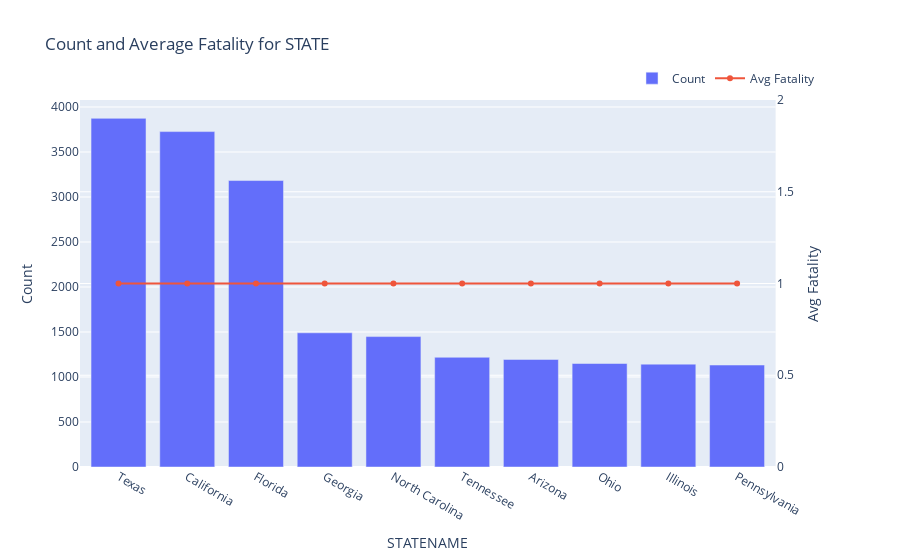
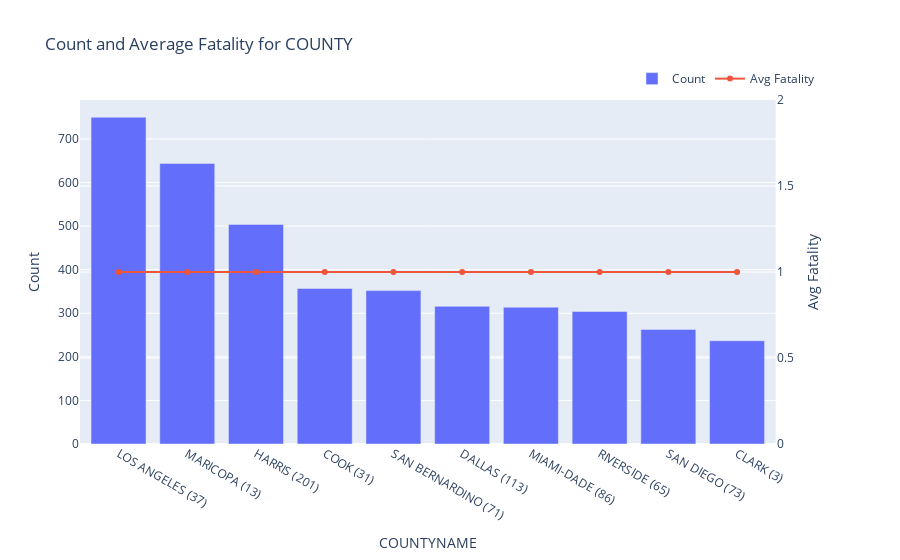
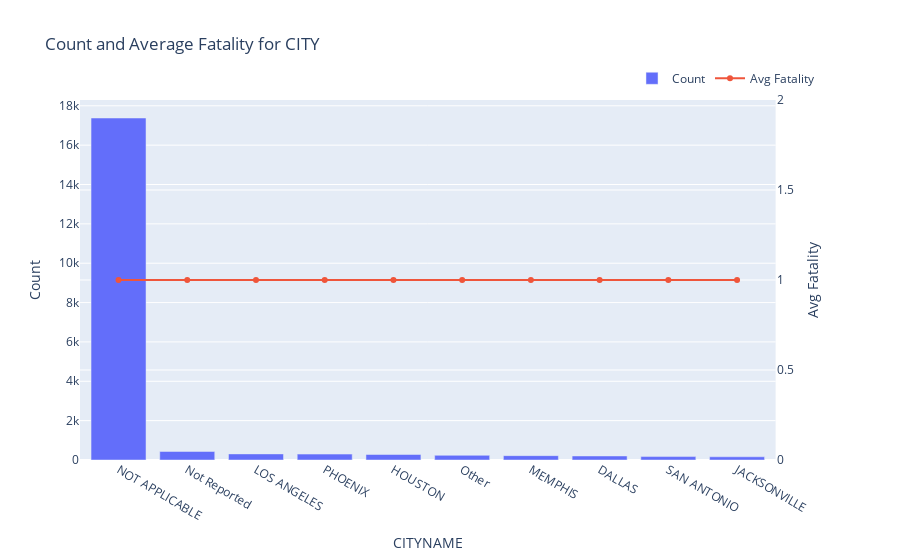
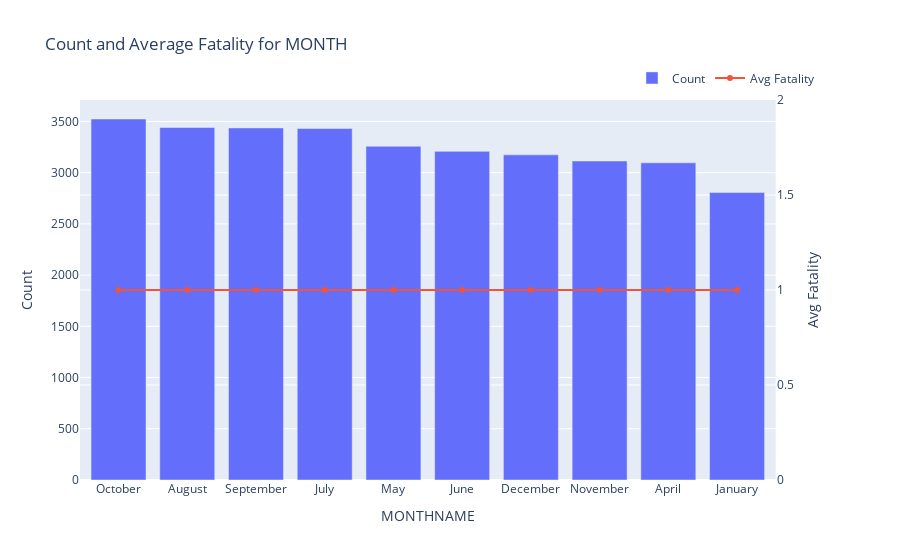

The notebook cell these images were saved under, in order:
### Code cell
import plotly.graph_objects as go
from plotly.subplots import make_subplots

for col in cat_cols:
    # Determine the appropriate categorical column
    try:
        cat_col = f"{col}NAME"
        group_df = df.groupby(cat_col)['FATALS'].agg(Count='count', Avg_Fatality='median').reset_index()
    except KeyError:
        cat_col = col
        group_df = df.groupby(cat_col)['FATALS'].agg(Count='count', Avg_Fatality='median').reset_index()

    # Select top 10 categories by count
    group_df = group_df.sort_values(by='Count', ascending=False).head(10)

    # Create a dual-axis plot: bar for count and line for average fatality
    fig = make_subplots(specs=[[{"secondary_y": True}]])
    
    # Bar trace for count
    fig.add_trace(go.Bar(
        x=group_df[cat_col],
        y=group_df['Count'],
        name="Count"
    ), secondary_y=False)
    
    # Line trace for average fatality 
    fig.add_trace(go.Scatter(
        x=group_df[cat_col],
        y=group_df['Avg_Fatality'],
        name="Avg Fatality",
        mode="lines+markers"
    ), secondary_y=True)
    
    # Update layout and axes titles
    fig.update_layout(
        title_text=f"Count and Average Fatality for {col}",
        xaxis_title=cat_col,
        legend=dict(orientation="h", yanchor="bottom", y=1.02, xanchor="right", x=1)
    )
    fig.update_yaxes(title_text="Count", secondary_y=False)
    fig.update_yaxes(title_text="Avg Fatality", secondary_y=True)
    
    fig.show()

### Figure 1 — Plotly figure (JSON) as saved in the notebook; plotly's stock layout.template omitted (floating-point values rounded to 4 significant figures)
{"data": [{"name": "Count", "type": "bar", "x": ["Texas", "California", "Florida", "Georgia", "North Carolina", "Tennessee", "Arizona", "Ohio", "Illinois", "Pennsylvania"], "xaxis": "x", "y": [3874, 3727, 3183, 1491, 1449, 1219, 1195, 1150, 1143, 1133], "yaxis": "y"}, {"mode": "lines+markers", "name": "Avg Fatality", "type": "scatter", "x": ["Texas", "California", "Florida", "Georgia", "North Carolina", "Tennessee", "Arizona", "Ohio", "Illinois", "Pennsylvania"], "xaxis": "x", "y": [1, 1, 1, 1, 1, 1, 1, 1, 1, 1], "yaxis": "y2"}], "layout": {"legend": {"orientation": "h", "x": 1, "xanchor": "right", "y": 1.02, "yanchor": "bottom"}, "title": {"text": "Count and Average Fatality for STATE"}, "xaxis": {"anchor": "y", "domain": [0, 0.94], "title": {"text": "STATENAME"}}, "yaxis": {"anchor": "x", "domain": [0, 1], "title": {"text": "Count"}}, "yaxis2": {"anchor": "x", "overlaying": "y", "side": "right", "title": {"text": "Avg Fatality"}}}}

### Figure 2 — Plotly figure (JSON) as saved in the notebook; plotly's stock layout.template omitted (floating-point values rounded to 4 significant figures)
{"data": [{"name": "Count", "type": "bar", "x": ["LOS ANGELES (37)", "MARICOPA (13)", "HARRIS (201)", "COOK (31)", "SAN BERNARDINO (71)", "DALLAS (113)", "MIAMI-DADE (86)", "RIVERSIDE (65)", "SAN DIEGO (73)", "CLARK (3)"], "xaxis": "x", "y": [750, 644, 504, 357, 352, 316, 314, 304, 263, 237], "yaxis": "y"}, {"mode": "lines+markers", "name": "Avg Fatality", "type": "scatter", "x": ["LOS ANGELES (37)", "MARICOPA (13)", "HARRIS (201)", "COOK (31)", "SAN BERNARDINO (71)", "DALLAS (113)", "MIAMI-DADE (86)", "RIVERSIDE (65)", "SAN DIEGO (73)", "CLARK (3)"], "xaxis": "x", "y": [1, 1, 1, 1, 1, 1, 1, 1, 1, 1], "yaxis": "y2"}], "layout": {"legend": {"orientation": "h", "x": 1, "xanchor": "right", "y": 1.02, "yanchor": "bottom"}, "title": {"text": "Count and Average Fatality for COUNTY"}, "xaxis": {"anchor": "y", "domain": [0, 0.94], "title": {"text": "COUNTYNAME"}}, "yaxis": {"anchor": "x", "domain": [0, 1], "title": {"text": "Count"}}, "yaxis2": {"anchor": "x", "overlaying": "y", "side": "right", "title": {"text": "Avg Fatality"}}}}

### Figure 3 — Plotly figure (JSON) as saved in the notebook; plotly's stock layout.template omitted (floating-point values rounded to 4 significant figures)
{"data": [{"name": "Count", "type": "bar", "x": ["NOT APPLICABLE", "Not Reported", "LOS ANGELES", "PHOENIX", "HOUSTON", "Other", "MEMPHIS", "DALLAS", "SAN ANTONIO", "JACKSONVILLE"], "xaxis": "x", "y": [17380, 434, 310, 300, 280, 238, 221, 205, 174, 163], "yaxis": "y"}, {"mode": "lines+markers", "name": "Avg Fatality", "type": "scatter", "x": ["NOT APPLICABLE", "Not Reported", "LOS ANGELES", "PHOENIX", "HOUSTON", "Other", "MEMPHIS", "DALLAS", "SAN ANTONIO", "JACKSONVILLE"], "xaxis": "x", "y": [1, 1, 1, 1, 1, 1, 1, 1, 1, 1], "yaxis": "y2"}], "layout": {"legend": {"orientation": "h", "x": 1, "xanchor": "right", "y": 1.02, "yanchor": "bottom"}, "title": {"text": "Count and Average Fatality for CITY"}, "xaxis": {"anchor": "y", "domain": [0, 0.94], "title": {"text": "CITYNAME"}}, "yaxis": {"anchor": "x", "domain": [0, 1], "title": {"text": "Count"}}, "yaxis2": {"anchor": "x", "overlaying": "y", "side": "right", "title": {"text": "Avg Fatality"}}}}

### Figure 4 — Plotly figure (JSON) as saved in the notebook; plotly's stock layout.template omitted (floating-point values rounded to 4 significant figures)
{"data": [{"name": "Count", "type": "bar", "x": ["October", "August", "September", "July", "May", "June", "December", "November", "April", "January"], "xaxis": "x", "y": [3524, 3441, 3437, 3431, 3258, 3208, 3174, 3114, 3096, 2806], "yaxis": "y"}, {"mode": "lines+markers", "name": "Avg Fatality", "type": "scatter", "x": ["October", "August", "September", "July", "May", "June", "December", "November", "April", "January"], "xaxis": "x", "y": [1, 1, 1, 1, 1, 1, 1, 1, 1, 1], "yaxis": "y2"}], "layout": {"legend": {"orientation": "h", "x": 1, "xanchor": "right", "y": 1.02, "yanchor": "bottom"}, "title": {"text": "Count and Average Fatality for MONTH"}, "xaxis": {"anchor": "y", "domain": [0, 0.94], "title": {"text": "MONTHNAME"}}, "yaxis": {"anchor": "x", "domain": [0, 1], "title": {"text": "Count"}}, "yaxis2": {"anchor": "x", "overlaying": "y", "side": "right", "title": {"text": "Avg Fatality"}}}}
